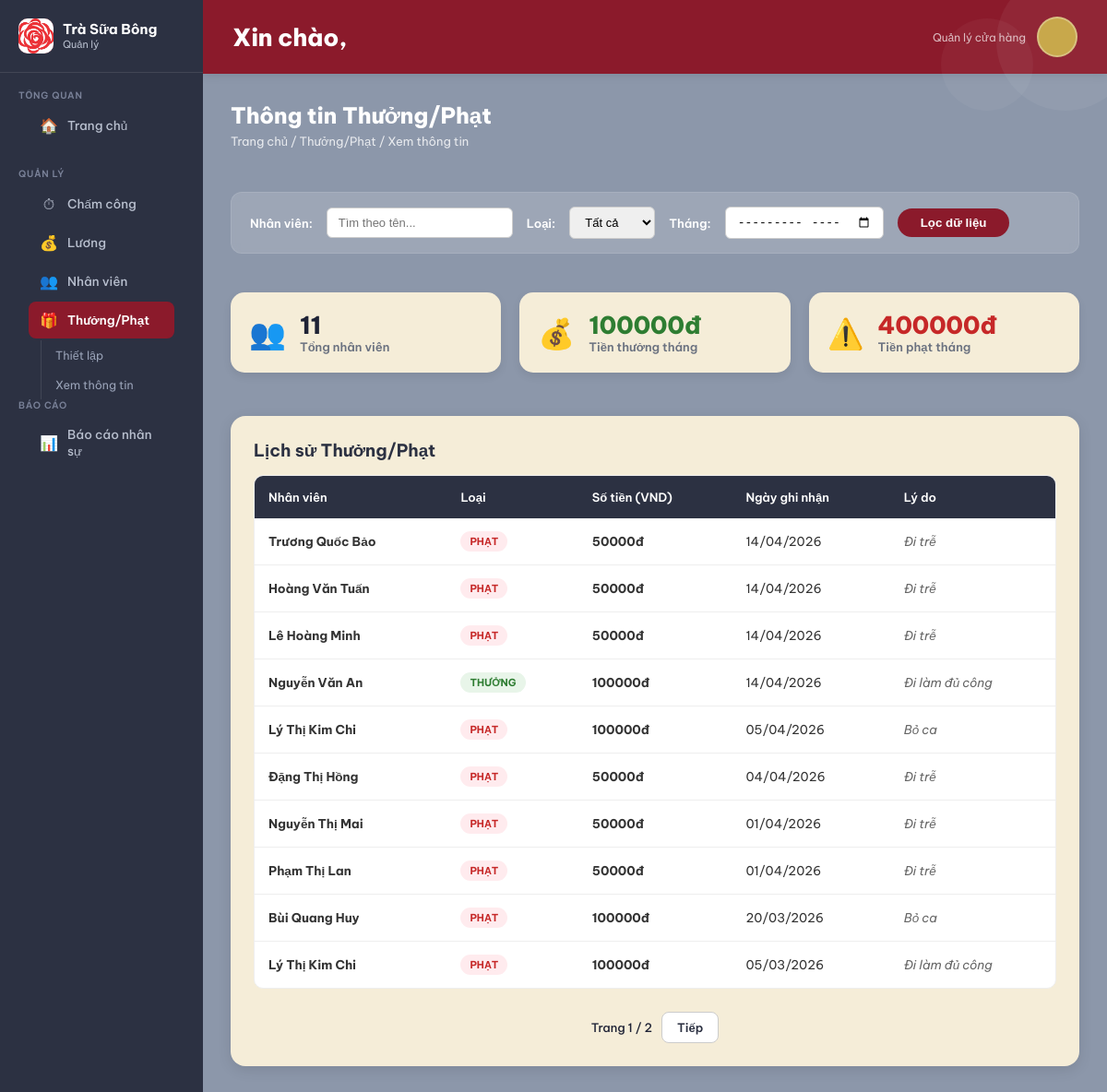
/thuong-phat/xem-thong-tin/, run on the app's committed database.
### apps/reward_penalty/models.py (models this page shows, shortened)
class RewardPenalty(models.Model):
    TYPE_CHOICES = (
        ('reward', 'Reward'),
        ('penalty', 'Penalty')
    )
    rp_id = models.AutoField(primary_key=True)
    employee = models.ForeignKey(
        Employee,
        on_delete=models.CASCADE,
        verbose_name="Employee"
    )
    type = models.CharField(
        max_length=10,
        choices=TYPE_CHOICES,
        verbose_name="Type"
    )
    amount = models.DecimalField(
        max_digits=12,
        decimal_places=2,
        verbose_name="Amount (VND)"
    )
    reason = models.TextField(verbose_name="Reason")
    date_applied = models.DateField(verbose_name="Date Applied")
    class Meta:
        verbose_name = "Reward and Penalty"
        verbose_name_plural = "Rewards and Penalties"

### apps/employees/models.py (models this page shows, shortened)
class Employee(models.Model):
    GENDER_CHOICES = (('M', 'Nam'), ('F', 'Nữ'), ('O', 'Khác'))
    STATUS_CHOICES = (
        ('probation', 'Thử việc'),
        ('official', 'Chính thức')
    )
    employee_id = models.AutoField(primary_key=True)
    user = models.OneToOneField(User, on_delete=models.CASCADE)
    full_name = models.CharField(max_length=255, verbose_name="Họ tên")
    date_of_birth = models.DateField(verbose_name="Ngày sinh")
    gender = models.CharField(max_length=1, choices=GENDER_CHOICES, verbose_name="Giới tính")
    phone_number = models.CharField(max_length=15, verbose_name="Số điện thoại")
    hire_date = models.DateField(verbose_name="Ngày vào làm")
    bank_name = models.CharField(max_length=100, blank=True, null=True, verbose_name="Ngân hàng")
    bank_account = models.CharField(max_length=50, blank=True, null=True, verbose_name="Số tài khoản")
    citizen_id = models.CharField(max_length=20, unique=True, verbose_name="CCCD")
    position = models.ForeignKey(Position, on_delete=models.PROTECT, verbose_name="Vị trí")
    status = models.CharField(max_length=20, choices=STATUS_CHOICES, default='probation', verbose_name="Tình trạng")
    salary_level = models.ForeignKey(
        'salary.SalaryLevel',
        on_delete=models.SET_NULL,
        null=True,
        blank=True,
        verbose_name="Mức lương áp dụng"
    )

### apps/reward_penalty/views.py (the view)
# urls.py: path('xem-thong-tin/', views.reward_penalty_list, name='reward_list'),
def reward_penalty_list(request):
    search_name = request.GET.get('q', '')  # Ô tìm kiếm tên
    filter_type = request.GET.get('type', '')  # Dropdown Loại
    filter_month = request.GET.get('month', '')  # Ô chọn tháng
    history_list = RewardPenalty.objects.all().order_by('-date_applied', '-rp_id')
    if search_name:
        history_list = history_list.filter(employee__full_name__icontains=search_name)
    if filter_type:
        history_list = history_list.filter(type=filter_type)
    if filter_month:
        try:
            year, month = filter_month.split('-')
            history_list = history_list.filter(date_applied__year=year, date_applied__month=month)
        except ValueError:
            pass
    paginator = Paginator(history_list, 10)
    page_number = request.GET.get('page')
    history = paginator.get_page(page_number)
    total_employees = Employee.objects.count()
    now = timezone.now()
    reward_data = RewardPenalty.objects.filter(
        type='reward',
        date_applied__month=now.month,
        date_applied__year=now.year
    ).aggregate(Sum('amount'))
    total_reward = reward_data['amount__sum'] or 0
    penalty_data = RewardPenalty.objects.filter(
        type='penalty',
        date_applied__month=now.month,
        date_applied__year=now.year
    ).aggregate(Sum('amount'))
    total_penalty = penalty_data['amount__sum'] or 0
    context = {
        'history': history,
        'total_employees': total_employees,
        'total_reward': total_reward,
        'total_penalty': total_penalty,
    }
    return render(request, 'reward_penalty/list.html', context)

### templates/reward_penalty/list.html (shortened to what this page needs)
﻿{% extends "base/base_manager.html" %}
{% load static %}
{% block content %}
<div class="content-header">
    <h2>Thông tin Thưởng/Phạt</h2>
    <span>Trang chủ / Thưởng/Phạt / Xem thông tin</span>
</div>
<form method="GET" action="{% url 'reward_list' %}" class="filter-card">
    <label>Nhân viên:</label>
    <input type="text" name="q" placeholder="Tìm theo tên..." value="{{ request.GET.q|default:'' }}">
    <label>Loại:</label>
    <select name="type">
        <option value="">Tất cả</option>
    </select>
    <label>Tháng:</label>
    <input type="month" name="month" value="{{ request.GET.month|default:'' }}">
    <button type="submit" class="btn-filter">Lọc dữ liệu</button>
</form>
<div class="stats-container">
    <div class="stat-item">
        <span style="font-size: 32px;">👥</span>
        <div>
            <div class="val">{{ total_employees }}</div>
            <div class="lbl">Tổng nhân viên</div>
        </div>
    </div>
    <div class="stat-item">
        <span style="font-size: 32px;">💰</span>
        <div>
            <div class="val" style="color: #2e7d32;">{{ total_reward|floatformat:0 }}đ</div>
            <div class="lbl">Tiền thưởng tháng</div>
        </div>
    </div>
    <div class="stat-item">
        <span style="font-size: 32px;">⚠️</span>
        <div>
            <div class="val" style="color: #c62828;">{{ total_penalty|floatformat:0 }}đ</div>
            <div class="lbl">Tiền phạt tháng</div>
        </div>
    </div>
</div>
<div class="data-card">
    <h3 style="margin-bottom: 15px; color: #2C3142;">Lịch sử Thưởng/Phạt</h3>
    <div class="table-responsive">
        <table class="data-table">
            <thead>
                <tr>
                    <th>Nhân viên</th>
                    <th>Loại</th>
                    <th>Số tiền (VND)</th>
                    <th>Ngày ghi nhận</th>
                    <th>Lý do</th>
                </tr>
            </thead>
            <tbody>
                {% for item in history %}
                <tr>
                    <td><b>{{ item.employee.full_name }}</b></td>
                    <td>
                        {% if item.type == 'reward' %}
                            <span class="badge badge-reward">Thưởng</span>
                        {% else %}
                            <span class="badge badge-penalty">Phạt</span>
                        {% endif %}
                    </td>
                    <td style="font-weight: 700;">{{ item.amount|floatformat:0 }}đ</td>
                    <td>{{ item.date_applied|date:"d/m/Y" }}</td>
                    <td style="color: #666; font-style: italic;">{{ item.reason }}</td>
                </tr>
                {% endfor %}
            </tbody>
        </table>
    </div>
    {% if history.has_other_pages %}
    <div class="pager">
        <span class="pager-info">Trang {{ history.number }} / {{ history.paginator.num_pages }}</span>
        {% if history.has_next %}
            <a href="?page={{ history.next_page_number }}" class="pager-btn">Tiếp</a>
        {% endif %}
    </div>
    {% endif %}
</div>
{% endblock %}

### static/css/style.css (style rules this page uses)
:root { --primary: #8B1A2B; --sidebar-bg: #2C3142; --sidebar-text: #B8BFCE; --content-bg: #8C97AA; --card-bg: #F5EDD8; --white: #ffffff; }
* { margin: 0; padding: 0; box-sizing: border-box; }

### templates/base/base.html (style rules this page uses)
:root { --primary: #8B1A2B; --primary-dark: #6B1220; --primary-light: #A52035; --sidebar-bg: #2C3142; --sidebar-text: #B8BFCE; --sidebar-active: #8B1A2B; --card-bg: #F5EDD8; --card-bg-hover: #EDE0C4; --body-bg: #9AA5B8; --content-bg: #8C97AA; --white: #fff; --text-dark: #1E2235; --text-muted: #6B7280; --icon-circle: #2C3142; --icon-accent: #C8A84B; }
* { margin: 0; padding: 0; box-sizing: border-box; }
body { font-family: 'Be Vietnam Pro', sans-serif; background: var(--body-bg); display: flex; height: 100vh; overflow: hidden; color: var(--text-dark); }

### templates/reward_penalty/list.html (style rules this page uses)
.content-header { margin-bottom: 25px; color: #fff; }
.content-header h2 { font-size: 24px; font-weight: 800; margin-bottom: 5px; }
.content-header span { opacity: 0.8; font-size: 13px; }
.filter-card { display: flex; align-items: center; gap: 15px; background: rgba(255, 255, 255, 0.15); padding: 15px 20px; border-radius: 12px; margin-bottom: 20px; color: #fff; backdrop-filter: blur(5px); border: 1px solid rgba(255, 255, 255, 0.1); }
.filter-card label { font-size: 13px; font-weight: 600; }
.filter-card input, .filter-card select { padding: 8px 12px; border-radius: 6px; border: 1px solid #ccc; font-size: 13px; outline: none; }
.btn-filter { background: #8B1A2B; color: #fff; border: none; padding: 8px 25px; border-radius: 20px; font-weight: 700; cursor: pointer; transition: transform 0.2s; }
.stats-container { display: grid; grid-template-columns: repeat(3, 1fr); gap: 20px; margin-bottom: 25px; }
.stat-item { background: #F5EDD8; padding: 20px; border-radius: 15px; box-shadow: 0 4px 10px rgba(0,0,0,0.08); display: flex; align-items: center; gap: 15px; }
.stat-item .val { font-size: 26px; font-weight: 800; color: #1E2235; line-height: 1.2; }
.stat-item .lbl { font-size: 13px; color: #6B7280; font-weight: 600; }
.data-card { background: #F5EDD8; border-radius: 16px; padding: 25px; box-shadow: 0 4px 15px rgba(0,0,0,0.1); }
.table-responsive { background: #fff; border-radius: 10px; overflow: hidden; border: 1px solid #eee; }
.data-table { width: 100%; border-collapse: collapse; }
.data-table th { background: #2C3142; color: #fff; padding: 15px; text-align: left; font-size: 13px; font-weight: 600; }
.data-table td { padding: 14px 15px; border-bottom: 1px solid #eee; font-size: 13.5px; color: #333; }
.data-table tr:last-child td { border-bottom: none; }
.badge { display: inline-block; padding: 4px 10px; border-radius: 12px; font-weight: 700; font-size: 11px; text-transform: uppercase; }
.badge-reward { background: #e8f5e9; color: #2e7d32; }
.badge-penalty { background: #ffebee; color: #c62828; }
.pager { display: flex; justify-content: center; align-items: center; gap: 10px; margin-top: 25px; }
.pager-btn { padding: 8px 16px; border: 1px solid #ccc; background: #fff; border-radius: 8px; cursor: pointer; font-size: 13px; text-decoration: none; color: #2C3142; font-weight: 600; transition: all 0.2s; }
.pager-info { font-size: 13px; color: #1E2235; font-weight: 500; }

### data on the page
RewardPenalty: employee.full_name "Trương Quốc Bảo", type "PHẠT", amount "50000", date_applied "14/04/2026", reason "Đi trễ"
RewardPenalty: employee.full_name "Hoàng Văn Tuấn", type "PHẠT", amount "50000", date_applied "14/04/2026", reason "Đi trễ"
RewardPenalty: employee.full_name "Lê Hoàng Minh", type "PHẠT", amount "50000", date_applied "14/04/2026", reason "Đi trễ"
RewardPenalty: employee.full_name "Nguyễn Văn An", type "THƯỞNG", amount "100000", date_applied "14/04/2026", reason "Đi làm đủ công"
RewardPenalty: employee.full_name "Lý Thị Kim Chi", type "PHẠT", amount "100000", date_applied "05/04/2026", reason "Bỏ ca"
RewardPenalty: employee.full_name "Đặng Thị Hồng", type "PHẠT", amount "50000", date_applied "04/04/2026", reason "Đi trễ"
RewardPenalty: employee.full_name "Nguyễn Thị Mai", type "PHẠT", amount "50000", date_applied "01/04/2026", reason "Đi trễ"
RewardPenalty: employee.full_name "Phạm Thị Lan", type "PHẠT", amount "50000", date_applied "01/04/2026", reason "Đi trễ"
RewardPenalty: employee.full_name "Bùi Quang Huy", type "PHẠT", amount "100000", date_applied "20/03/2026", reason "Bỏ ca"
RewardPenalty: employee.full_name "Lý Thị Kim Chi", type "PHẠT", amount "100000", date_applied "05/03/2026", reason "Đi làm đủ công"

### other printed values
{{ total_employees }} "11"
{{ total_reward|floatformat:0 }} "100000"
{{ total_penalty|floatformat:0 }} "400000"
{{ history.number }} "1"
{{ history.paginator.num_pages }} "2"
